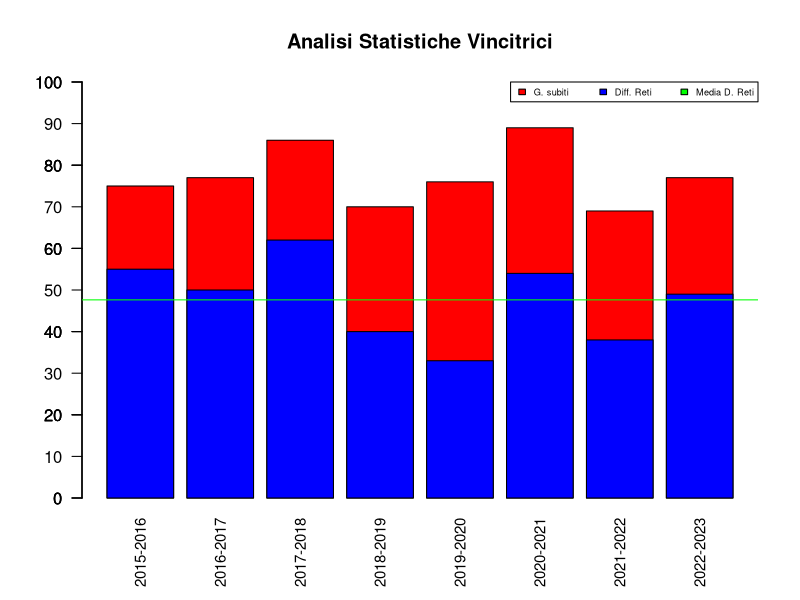
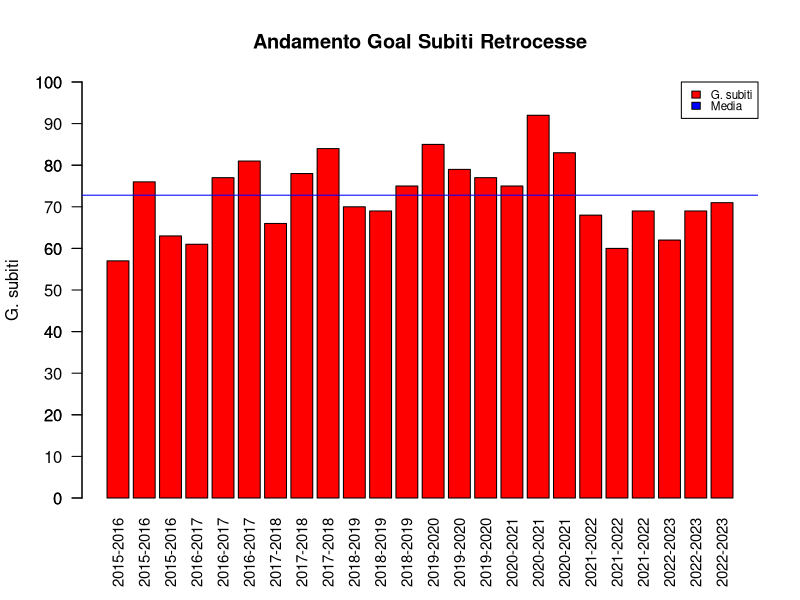
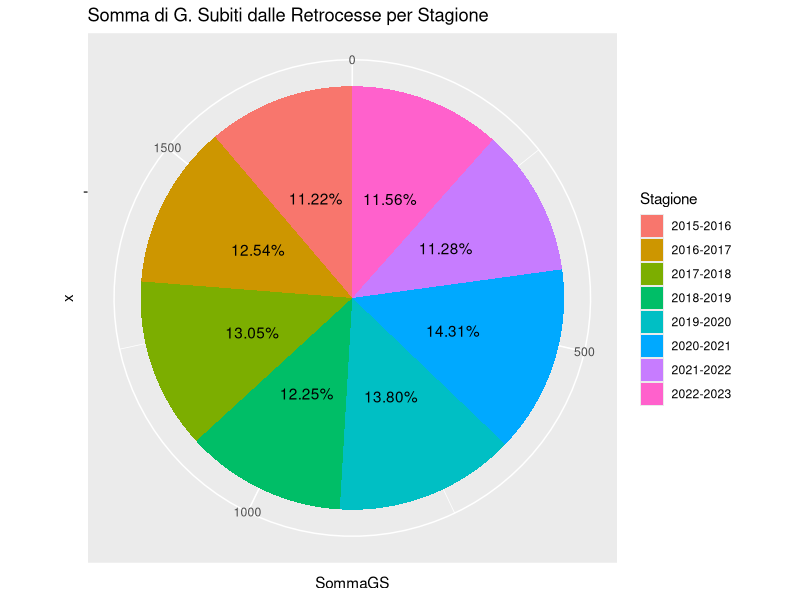
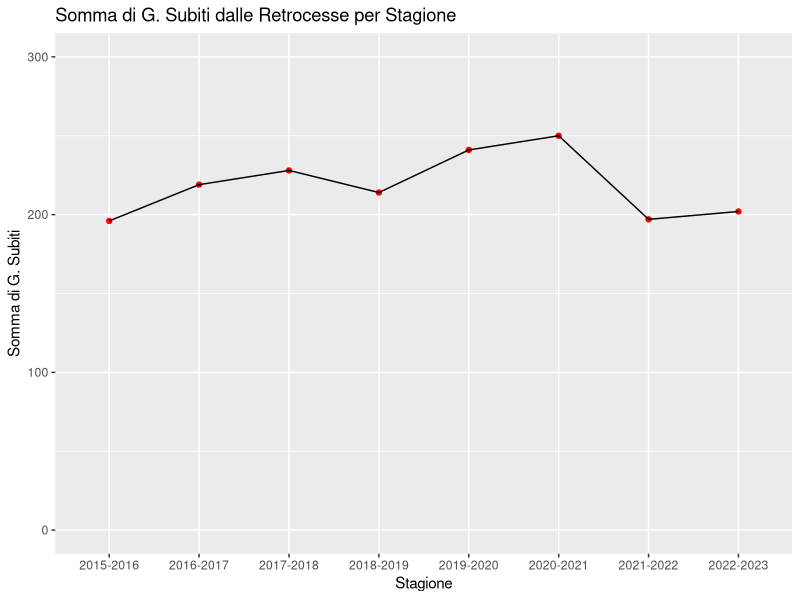

Write the R code that produced these figures, in order.
if (!require(readxl)) {
  install.packages("readxl")
}

setwd("/Users/francesco/Desktop/ProgettoCPSM")
getwd()

library(readxl)

statSerieA <- read_excel("raccoltaDati.xlsx")
View(statSerieA)

# Filtra le squadre vincitrici
squadreV <- statSerieA[statSerieA$Posizionamento == "V", ]

# Calcolo statistiche delle Vincitrici
mediaDRV <- mean(squadreV$`Diff. reti`)
medianaDRV <- median(squadreV$'Diff. reti')
massimoDRV <- max(squadreV$'Diff. reti')
minimoDRV <- min(squadreV$'Diff. reti')
varianzaDRV <- var(squadreV$'Diff. reti')
conteggioDRV <- length(squadreV$'Diff. reti')

# Realizzazione barplot
barplot(squadreV$'G. fatti', main = "Analisi Statistiche Vincitrici", names.arg=squadreV$Stagione, las = 2, cex.names = 0.9, col="red", ylim = c(0, 100))
axis(2, at = seq(0, 100, by = 10), las = 2)
barplot(squadreV$'Diff. reti', las = 2, col = "blue", add = TRUE)
abline(h = mediaDRV, col = "green")
legend("topright", legend = c("G. subiti", "Diff. Reti", "Media D. Reti"), fill = c("red", "blue", "green"), xpd = TRUE, cex = 0.55, y.intersp = 0.8, horiz = TRUE)

# Analisi dati
cat("\n")
cat("Media Diff. reti Vincitrici:", mediaDRV, "\n")
cat("Mediana Diff. reti Vincitrici:", medianaDRV, "\n")
cat("Massima Diff. reti Vincitrici:", massimoDRV, "\n")
cat("Minima Diff. reti Vincitrici:", minimoDRV, "\n")
cat("Varianza Diff. reti Vincitrici:", varianzaDRV, "\n")
cat("Conteggio Diff. reti Vincitrici:", conteggioDRV, "\n")

tabStatsDRV <- data.frame(Statistica = c("Media", "Mediana", "Massima", "Minima", "Varianza", "Conteggio"),
                          Valore = round(c(mediaDRV, medianaDRV, massimoDRV, minimoDRV, varianzaDRV, conteggioDRV),2))
View(tabStatsDRV)

# -------------------------------------------------------------

# Filtra le squadre retrocesse
squadreR <- statSerieA[statSerieA$Posizionamento == "R", ]

# Calcolo statistiche delle Retrocesse
mediaGSR <- mean(squadreR$`G. subiti`)
medianaGSR <- median(squadreR$'G. subiti')
massimoGSR <- max(squadreR$'G. subiti')
minimoGSR <- min(squadreR$'G. subiti')
varianzaGSR <- var(squadreR$'G. subiti')
conteggioGSR <- length(squadreR$'G. subiti')
modaGSR <- as.numeric(names(which.max(table(squadreR$'G. subiti'))))
rangeGSR <- max(squadreR$'G. subiti') - min(squadreR$'G. subiti')
sommaGSR <- sum(squadreR$'G. subiti')

cat("Media Goal Subiti dalle Retrocesse:", mediaGSR, "\n")
cat("Mediana Goal Subiti dalle Retrocesse:", medianaGSR, "\n")
cat("Massimo Goal Subiti dalle Retrocesse:", massimoGSR, "\n")
cat("Minimo Goal Subiti dalle Retrocesse:", minimoGSR, "\n")
cat("Varianza Goal Subiti dalle Retrocesse:", varianzaGSR, "\n")
cat("Conteggio campioni Goal Subiti dalle Retrocesse:", conteggioGSR, "\n")
cat("Moda Goal Subiti dalle Retrocesse:", modaGSR, "\n")
cat("Range Goal Subiti dalle Retrocesse:", rangeGSR, "\n")
cat("Somma Goal Subiti dalle Retrocesse:", sommaGSR, "\n")

tabStatsGSR <- data.frame(Statistica = c("Media", "Mediana", "Massimo", "Minimo", "Varianza", "Conteggio", "Moda", "Range", "Somma"),
                          Valore = round(c(mediaGSR, medianaGSR, massimoGSR, minimoGSR, varianzaGSR, conteggioGSR, modaGSR, rangeGSR, sommaGSR),2))
View(tabStatsGSR)

# Crea un diagramma a colonne
barplot(squadreR$'G. subiti', main = "Andamento Goal Subiti Retrocesse", names.arg=squadreR$'Stagione', las = 2, cex.names = 0.9, ylab = "G. subiti", col = "red", ylim = c(0, 100))
axis(2, at = seq(0, 100, by = 10), las = 2)
abline(h = mediaGSR, col = "blue")
legend("topright", legend = c("G. subiti", "Media "), fill = c("red", "blue"), xpd = TRUE, cex = 0.7, y.intersp = 0.8)

# Import package
if (!require(dplyr)) {
  install.packages("dplyr")
  library(dplyr)
}

if (!require(ggplot2)) {
  install.packages("ggplot2")
  library(ggplot2)
}

# Calcolo statistiche stagionali di goal subiti da Retrocesse

GSxStagione <- squadreR %>%
  group_by(Stagione) %>%
  summarise(SommaGS = sum(`G. subiti`))

mediaGSxStagione <- mean(GSxStagione$SommaGS)
varianzaGSxStagione <- var(GSxStagione$SommaGS)
cat("Media Goal Subiti dalle Retrocesse per stagione: ", mediaGSxStagione, "\n")
cat("Varianza Goal Subiti dalle Retrocesse per stagione: ", varianzaGSxStagione, "\n")

# Diagramma a torta con goal subiti dalle Retrocesse per ciascuna stagione
graficoTorta <- ggplot(GSxStagione, aes(x ="", y = SommaGS, fill = Stagione)) +
  geom_bar(stat = "identity") +
  coord_polar(theta = "y") +
  labs(title = "Somma di G. Subiti dalle Retrocesse per Stagione")

graficoTorta + geom_text(aes(label = scales::percent(SommaGS/sum(SommaGS), accuracy = 0.01)), position = position_stack(vjust = 0.5))

# Grafico a linee per andamento goal subiti dalle Retrocesse per Stagione
graficoLinee <- ggplot(GSxStagione, aes(x = Stagione, y = SommaGS)) +
  geom_point(color = "red") +
  geom_line(group = 'Stagione') +
  labs(title = "Somma di G. Subiti dalle Retrocesse per Stagione",
       x = "Stagione",
       y = "Somma di G. Subiti") +
  scale_y_continuous(limits = c(0, 300))

print(graficoLinee)

